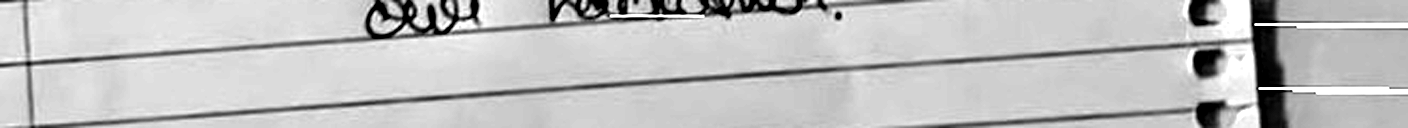
#> input picture DISHA-HTR/demo/train_private/train_cu01_hack.png, 1408 x 128 px
$ python -i _rebuild_demo_sets.py   (imports and definitions only)
#> lines starting #> are read from the running program, lines starting #| are printed output that depends on the picture; after the words box and inside, x2 and y2 are one past the last pixel; in counts of white or black regions, pixels touching at a corner belong together
#> further down, picture is the input picture: shape (128, 1408, 3); min 0, max 255, mean 192.8
"""One-shot rebuild of demo approved gallery + held-out eval images."""

from __future__ import annotations

import csv
import json
from pathlib import Path

import cv2
import numpy as np
from PIL import Image

ROOT = Path(__file__).resolve().parents[1]


def clean_line(bgr: np.ndarray) -> np.ndarray:
    gray = cv2.cvtColor(bgr, cv2.COLOR_BGR2GRAY)
    thr = cv2.adaptiveThreshold(
        gray, 255, cv2.ADAPTIVE_THRESH_MEAN_C, cv2.THRESH_BINARY_INV, 31, 15
    )
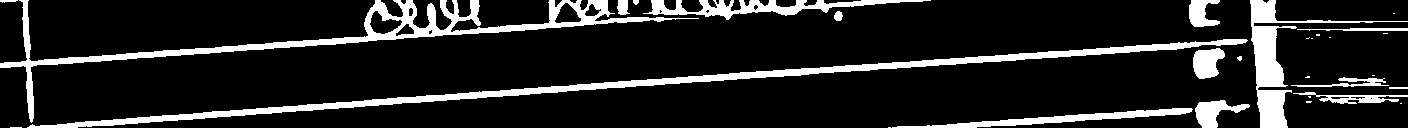
#> thr: shape (128, 1408); 13.7% white; 30 white regions (14 under 20 px), largest, box (x1, y1, x2, y2) and area: (27, 39, 1248, 128) 7439, (0, 0, 699, 123) 6723, (1250, 0, 1408, 128) 3386
    horiz = cv2.morphologyEx(
        thr,
        cv2.MORPH_OPEN,
        cv2.getStructuringElement(cv2.MORPH_RECT, (max(25, bgr.shape[1] // 15), 1)),
    )
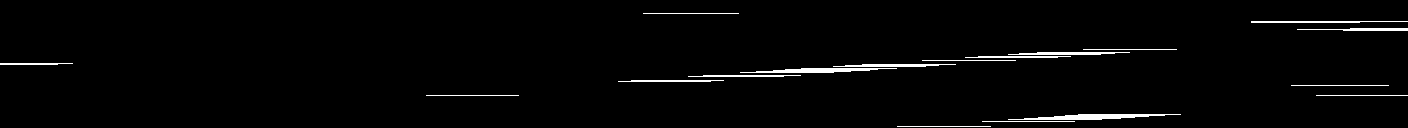
#> horiz: shape (128, 1408); 2% white; 18 white regions, largest, box (x1, y1, x2, y2) and area: (1008, 114, 1181, 120) 586, (740, 68, 897, 73) 475, (1008, 52, 1130, 55) 282
    cleaned = gray.copy()
    cleaned[horiz > 0] = 255
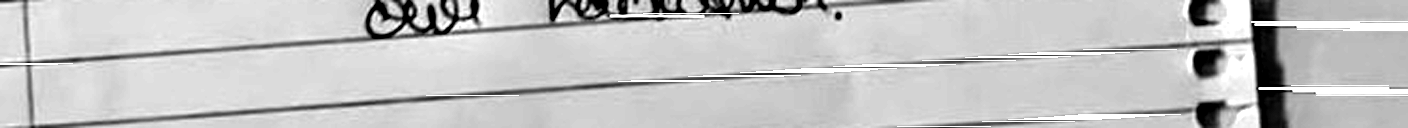
#> cleaned: shape (128, 1408); min 0, max 255, mean 195.7
    h, w = cleaned.shape
#> h = 128; w = 1408
    scale = max(1.0, 128 / max(h, 1))
#> scale = 1
    cleaned = cv2.resize(
        cleaned, (int(w * scale), int(h * scale)), interpolation=cv2.INTER_CUBIC
    )
    p2, p98 = np.percentile(cleaned, (2, 98))
#> p2 = 2; p98 = 255
    cleaned = np.clip((cleaned - p2) * 255.0 / max(p98 - p2, 1), 0, 255).astype(
        np.uint8
    )
    return cv2.cvtColor(cleaned, cv2.COLOR_GRAY2RGB)


# [130 lines left out: function main, not called in this run]


# [2 lines not run here, left out]

>>> import cv2
>>> picture = cv2.imread('../demo/train_private/train_cu01_hack.png')
>>> result = clean_line(picture)

$ run again, on DISHA-HTR/demo/train_private/train_cu01_progress.png
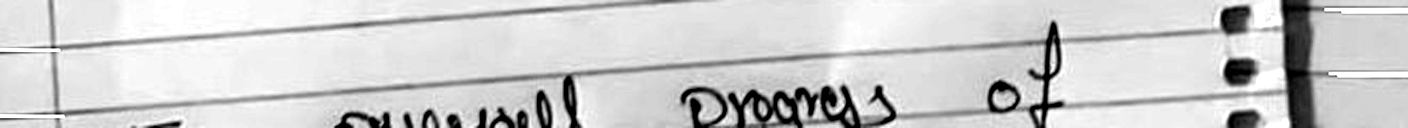
#> input picture DISHA-HTR/demo/train_private/train_cu01_progress.png, 1408 x 128 px
#> picture is the input picture: shape (128, 1408, 3); min 0, max 255, mean 205.1
#> in clean_line, `thr = cv2.adaptiveThreshold( gray, 255, cv2.ADAPTIVE_THRESH_MEAN_C, cv..`:
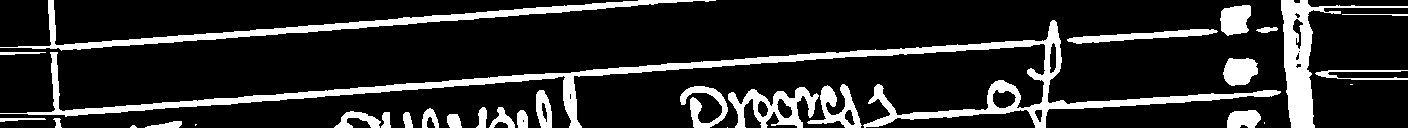
#> thr: shape (128, 1408); 15.9% white; 31 white regions (5 under 20 px), largest, box (x1, y1, x2, y2) and area: (0, 20, 1281, 128) 11668, (0, 0, 716, 51) 4295, (1281, 0, 1408, 128) 3366
#> horiz: shape (128, 1408); 2% white; 15 white regions, largest, box (x1, y1, x2, y2) and area: (769, 48, 1000, 57) 927, (1031, 98, 1233, 106) 818, (1073, 35, 1202, 38) 303
#> in clean_line, `cleaned[horiz > 0] = 255`:
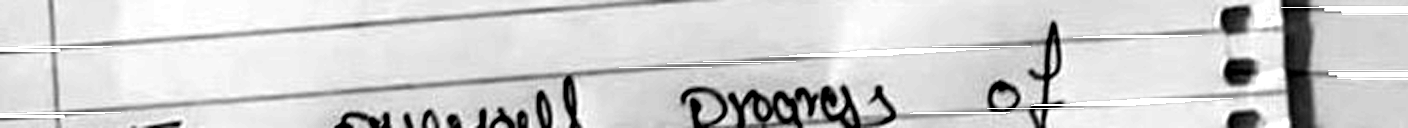
#> cleaned: shape (128, 1408); min 0, max 255, mean 207.1
#> p2 = 0; p98 = 255

$ run again, on DISHA-HTR/demo/train_private/train_cu01_project.png
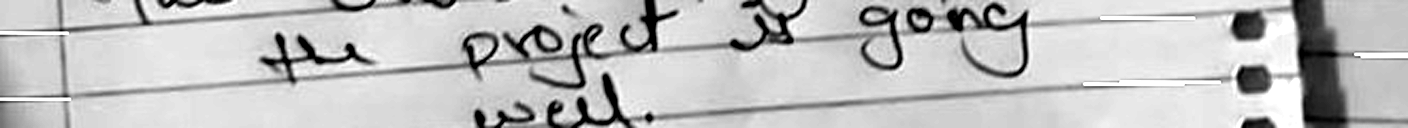
#> input picture DISHA-HTR/demo/train_private/train_cu01_project.png, 1408 x 128 px
#> picture is the input picture: shape (128, 1408, 3); min 0, max 255, mean 192.3
#> in clean_line, `thr = cv2.adaptiveThreshold( gray, 255, cv2.ADAPTIVE_THRESH_MEAN_C, cv..`:
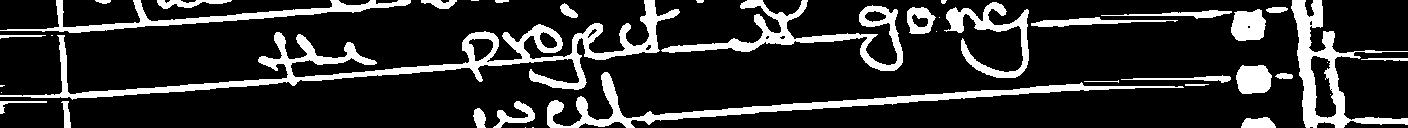
#> thr: shape (128, 1408); 17.2% white; 40 white regions (11 under 20 px), largest, box (x1, y1, x2, y2) and area: (0, 0, 680, 100) 8597, (547, 72, 1184, 128) 4670, (1291, 0, 1408, 128) 3682
#> horiz: shape (128, 1408); 2% white; 15 white regions, largest, box (x1, y1, x2, y2) and area: (955, 86, 1184, 93) 792, (728, 102, 909, 109) 692, (1036, 20, 1178, 23) 356
#> in clean_line, `cleaned[horiz > 0] = 255`:
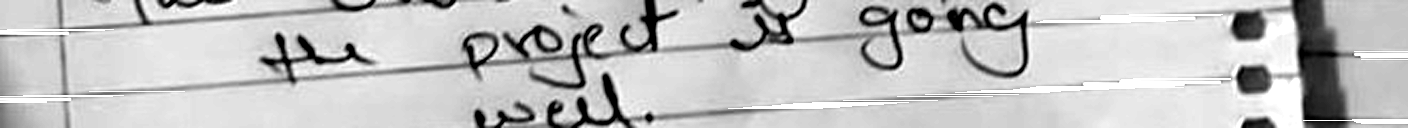
#> cleaned: shape (128, 1408); min 0, max 255, mean 194.4
#> p2 = 0; p98 = 255

$ run again, on DISHA-HTR/demo/train_private/train_cu01_today.png
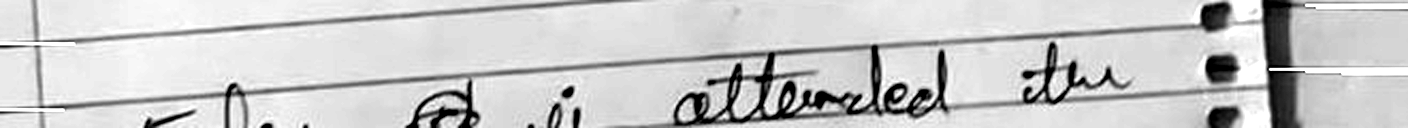
#> input picture DISHA-HTR/demo/train_private/train_cu01_today.png, 1408 x 128 px
#> picture is the input picture: shape (128, 1408, 3); min 0, max 255, mean 201.6
#> in clean_line, `thr = cv2.adaptiveThreshold( gray, 255, cv2.ADAPTIVE_THRESH_MEAN_C, cv..`:
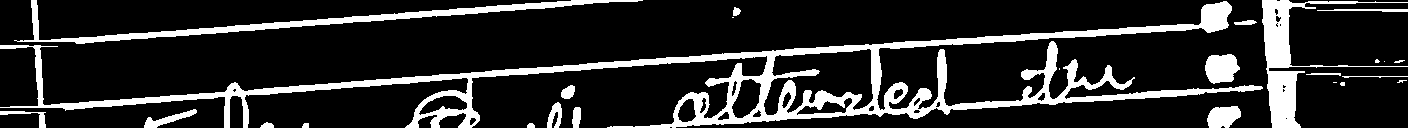
#> thr: shape (128, 1408); 16.8% white; 26 white regions (7 under 20 px), largest, box (x1, y1, x2, y2) and area: (0, 1, 1263, 128) 19746, (1262, 0, 1408, 128) 3680, (14, 0, 643, 44) 3638
#> horiz: shape (128, 1408); 1.7% white; 14 white regions, largest, box (x1, y1, x2, y2) and area: (977, 29, 1192, 38) 910, (884, 40, 1025, 44) 403, (816, 45, 939, 48) 290
#> in clean_line, `cleaned[horiz > 0] = 255`:
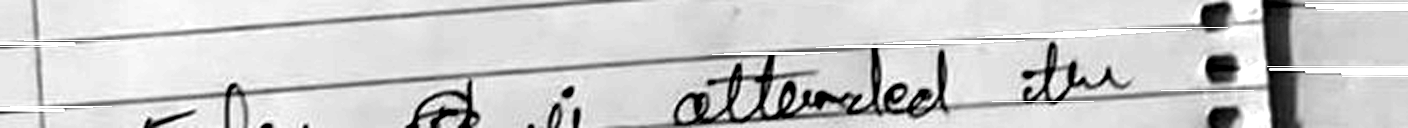
#> cleaned: shape (128, 1408); min 0, max 255, mean 203.6
#> p2 = 0; p98 = 255
